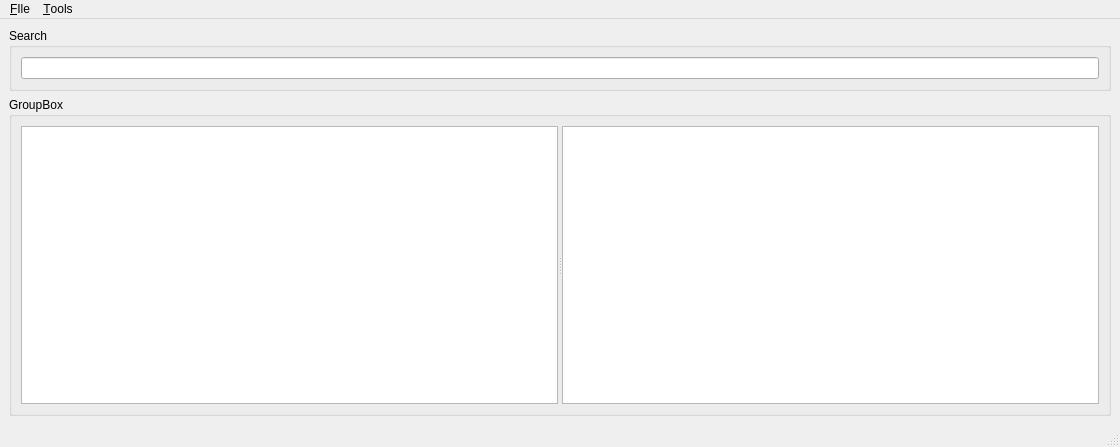
<?xml version="1.0" encoding="UTF-8"?>
<ui version="4.0">
 <class>MainWindow</class>
 <widget class="QMainWindow" name="MainWindow">
  <property name="geometry">
   <rect>
    <x>0</x>
    <y>0</y>
    <width>1120</width>
    <height>447</height>
   </rect>
  </property>
  <property name="windowTitle">
   <string>MainWindow</string>
  </property>
  <widget class="QWidget" name="centralwidget">
   <layout class="QGridLayout" name="gridLayout_5">
    <item row="0" column="0">
     <layout class="QVBoxLayout" name="verticalLayout" stretch="0,1">
      <item>
       <widget class="QGroupBox" name="groupBox">
        <property name="sizePolicy">
         <sizepolicy hsizetype="Minimum" vsizetype="Minimum">
          <horstretch>0</horstretch>
          <verstretch>0</verstretch>
         </sizepolicy>
        </property>
        <property name="title">
         <string>Search</string>
        </property>
        <layout class="QHBoxLayout" name="horizontalLayout_3">
         <item>
          <widget class="QLineEdit" name="lineEdit_2">
           <property name="sizePolicy">
            <sizepolicy hsizetype="Minimum" vsizetype="Maximum">
             <horstretch>0</horstretch>
             <verstretch>0</verstretch>
            </sizepolicy>
           </property>
          </widget>
         </item>
        </layout>
       </widget>
      </item>
      <item>
       <widget class="QGroupBox" name="groupBox_2">
        <property name="title">
         <string>GroupBox</string>
        </property>
        <layout class="QGridLayout" name="gridLayout_4">
         <item row="0" column="0">
          <widget class="QSplitter" name="splitter">
           <property name="orientation">
            <enum>Qt::Horizontal</enum>
           </property>
           <widget class="QTableWidget" name="tableWidget">
            <property name="contextMenuPolicy">
             <enum>Qt::CustomContextMenu</enum>
            </property>
           </widget>
           <widget class="QGraphicsView" name="graphicsView"/>
          </widget>
         </item>
        </layout>
       </widget>
      </item>
     </layout>
    </item>
   </layout>
  </widget>
  <widget class="QMenuBar" name="menubar">
   <property name="geometry">
    <rect>
     <x>0</x>
     <y>0</y>
     <width>1120</width>
     <height>21</height>
    </rect>
   </property>
   <widget class="QMenu" name="menuFIle">
    <property name="title">
     <string>&amp;FIle</string>
    </property>
    <addaction name="actionLoad_Folder"/>
   </widget>
   <widget class="QMenu" name="menu_Tools">
    <property name="title">
     <string>&amp;Tools</string>
    </property>
    <addaction name="action_Statistics"/>
    <addaction name="actionPurge_Data_2"/>
   </widget>
   <addaction name="menuFIle"/>
   <addaction name="menu_Tools"/>
  </widget>
  <widget class="QStatusBar" name="statusbar"/>
  <action name="actionLoad_Folder">
   <property name="text">
    <string>Load Folder</string>
   </property>
  </action>
  <action name="actionPurge_Data">
   <property name="text">
    <string>Purge Data</string>
   </property>
  </action>
  <action name="action_Statistics">
   <property name="text">
    <string>&amp;Statistics</string>
   </property>
  </action>
  <action name="actionPurge_Data_2">
   <property name="text">
    <string>Purge Data</string>
   </property>
  </action>
  <action name="action_open_containing_folder">
   <property name="text">
    <string>Open Containing Folder</string>
   </property>
   <property name="toolTip">
    <string>Open Containing Folder</string>
   </property>
  </action>
 </widget>
 <resources/>
 <connections/>
</ui>
